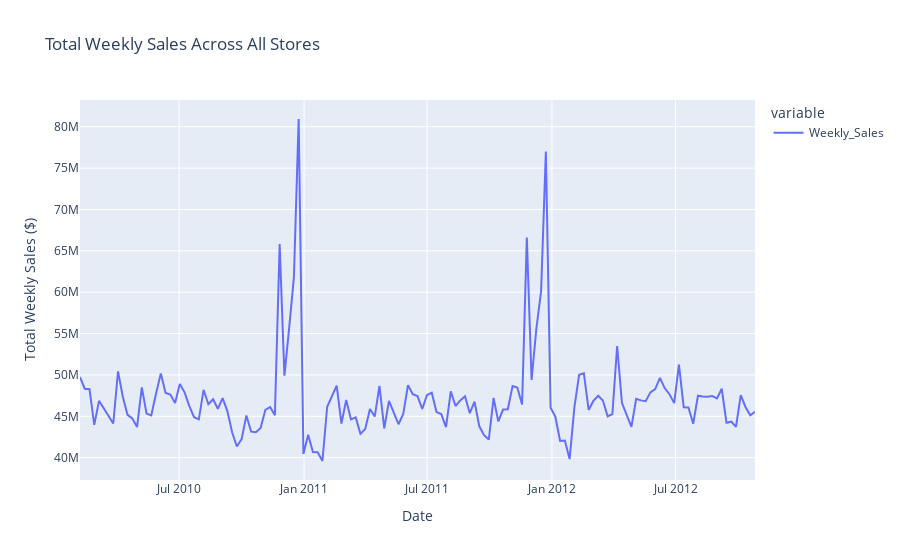

The code cell stored with this chart in its notebook:
### Markdown cell above
#### ***Weekly_Sales como serie temporal***

### Code cell
df.set_index('Date', inplace=True)
weekly_sales = df.groupby('Date')['Weekly_Sales'].sum()

# Plot Weekly Sales
fig = px.line(weekly_sales, title='Total Weekly Sales Across All Stores')
fig.update_layout(
    xaxis_title='Date',
    yaxis_title='Total Weekly Sales ($)'
)

fig.show()

### Figure 1 — Plotly figure (JSON) as saved in the notebook; plotly's stock layout.template omitted (floating-point values rounded to 4 significant figures; data arrays with more than 128 entries replaced by an {"elided": "..."} marker saying what was removed)
{"data": [{"hovertemplate": "variable=Weekly_Sales<br>Date=%{x}<br>value=%{y}<extra></extra>", "legendgroup": "Weekly_Sales", "line": {"color": "#636efa", "dash": "solid"}, "marker": {"symbol": "circle"}, "mode": "lines", "name": "Weekly_Sales", "orientation": "v", "showlegend": true, "type": "scatter", "x": {"elided": "143 str values"}, "xaxis": "x", "y": {"elided": "143 float values"}, "yaxis": "y"}], "layout": {"legend": {"title": {"text": "variable"}, "tracegroupgap": 0}, "title": {"text": "Total Weekly Sales Across All Stores"}, "xaxis": {"anchor": "y", "domain": [0, 1], "title": {"text": "Date"}}, "yaxis": {"anchor": "x", "domain": [0, 1], "title": {"text": "Total Weekly Sales ($)"}}}}
